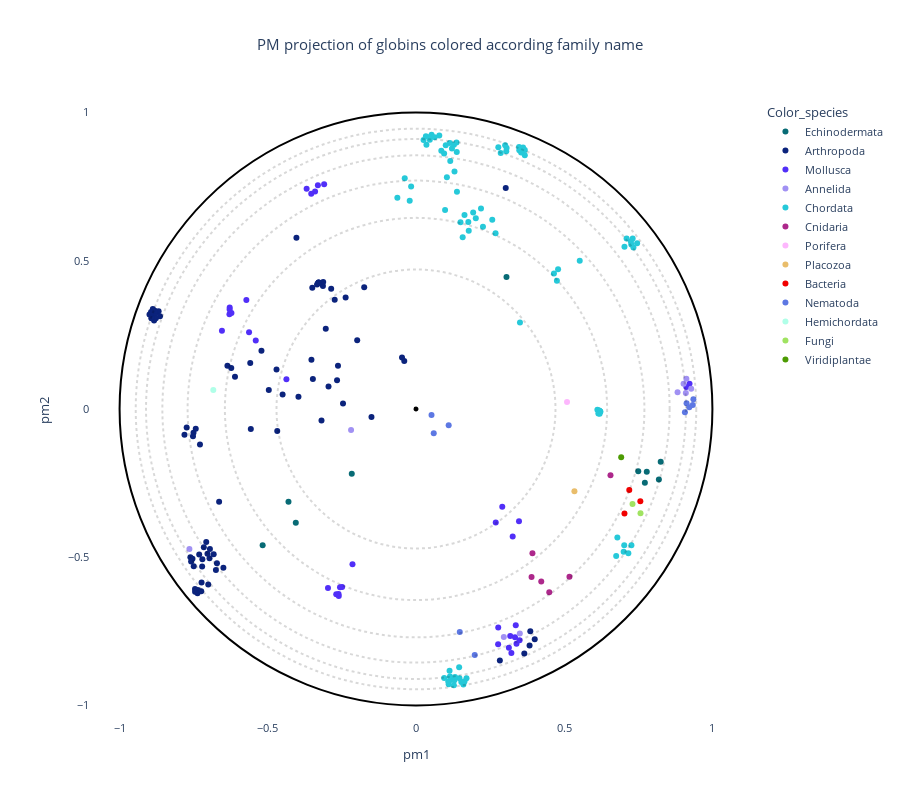

The notebook cell this image was saved under:
### Code cell
# OPTIONS =================================================
title = "PM projection of globins colored according family name"
#----------------------------------------------------------
# Select the coloring from annotation .csv file:
labels_name = "Color_species"
# Select classes to label among the "labels_name" column (comma separated list):
labels_text = ""
show_text = False
#----------------------------------------------------------
# Use a custom color palette:
color_palette = globin_palette
use_custom_palette = True
#==========================================================


#Check projection visualization parameters
#Labels name
if labels_name == "" and path_annotation == "dummy_annotation.csv":
    labels_name = "default"
elif labels_name == "":
    labels_name = None
elif labels_name not in annotation_names:
    raise NameError(f"labels_name {labels_name} is not in the availables annotations.\nAvailables annotations: {annotation_names}")

#Labels text
try:
    labels_text = [s.strip() for s in labels_text.split(",")]
except:
    print("Error: label_text field is not a valid list.")

#Convert labels_text to labels_name dtype
if labels_name and labels_name != "default":
    try:
        labels_text_dtype = df_annotation[labels_name].dtypes
        labels_text = list(np.array(labels_text).astype(labels_text_dtype))
    except:
        raise TypeError(f'"labels_text" is not compatible with {labels_name}" data format ({labels_text_dtype}).')

if not use_custom_palette:
    color_palette = None

#Plot graph
fig = plot_embedding_interactive(df_embedding, 
                                 labels_name = labels_name,
                                 show_text = show_text,
                                 labels_text = labels_text,
                                 color_palette = color_palette, 
                                 title = title, 
                                 fontsize = 11)
fig.show()

### Figure 1 — Plotly figure (JSON) as saved in the notebook; plotly's stock layout.template omitted (floating-point values rounded to 4 significant figures; data arrays with more than 128 entries replaced by an {"elided": "..."} marker saying what was removed)
{"data": [{"customdata": [[5, 3, 3, 2, "Globin C, coelomic", "Globin", "Caudina arenicola", "Caudina", 2.101, "Echinodermata"], [-1, 39, 20, 10, "Uncharacterized protein", "Uncharacterized", "Strongylocentrotus purpuratus", "Strongylocentrotus", 1.753, "Echinodermata"], [4, 2, 3, 2, "Hemoglobin", "Hemoglobin", "Hemipholis cordifera", "Hemipholis", 2.327, "Echinodermata"], [4, 2, 3, 2, "Hemoglobin", "Hemoglobin", "Ophiactis simplex", "Ophiactis", 2.22, "Echinodermata"], [4, 2, 3, 2, "Hemoglobin", "Hemoglobin", "Ophiactis simplex", "Ophiactis", 2.262, "Echinodermata"], [14, 10, 9, 3, "Uncharacterized protein", "Uncharacterized", "Strongylocentrotus purpuratus", "Strongylocentrotus", 2.654, "Echinodermata"], [14, 10, 9, 3, "Uncharacterized protein", "Uncharacterized", "Strongylocentrotus purpuratus", "Strongylocentrotus", 2.587, "Echinodermata"], [-1, 10, 9, 3, "Uncharacterized protein", "Uncharacterized", "Strongylocentrotus purpuratus", "Strongylocentrotus", 2.519, "Echinodermata"], [14, 10, 9, 3, "Uncharacterized protein", "Uncharacterized", "Strongylocentrotus purpuratus", "Strongylocentrotus", 2.276, "Echinodermata"], [14, 10, 9, 3, "Uncharacterized protein", "Uncharacterized", "Strongylocentrotus purpuratus", "Strongylocentrotus", 2.867, "Echinodermata"]], "hovertemplate": "<b>%{hovertext}</b><br><br>Color_species=%{customdata[9]}<br>pm1=%{x}<br>pm2=%{y}<br>tree1=%{customdata[0]}<br>tree2=%{customdata[1]}<br>tree3=%{customdata[2]}<br>tree4=%{customdata[3]}<br>full_name=%{customdata[4]}<br>short_name=%{customdata[5]}<br>full_species=%{customdata[6]}<br>short_species=%{customdata[7]}<br>evo_distance=%{customdata[8]}<extra></extra>", "hovertext": ["Echinodermata", "Echinodermata", "Echinodermata", "Echinodermata", "Echinodermata", "Echinodermata", "Echinodermata", "Echinodermata", "Echinodermata", "Echinodermata"], "legendgroup": "Echinodermata", "marker": {"color": "#086b75", "symbol": "circle"}, "mode": "markers", "name": "Echinodermata", "orientation": "v", "showlegend": true, "type": "scatter", "x": [-0.2167, 0.3053, -0.4302, -0.4056, -0.5174, 0.7499, 0.7722, 0.8195, 0.7785, 0.8255], "xaxis": "x", "y": [-0.2186, 0.4449, -0.3126, -0.3843, -0.4599, -0.2101, -0.2487, -0.2378, -0.2116, -0.1784], "yaxis": "y"}, {"customdata": {"elided": "84x10 mixed values"}, "hovertemplate": "<b>%{hovertext}</b><br><br>Color_species=%{customdata[9]}<br>pm1=%{x}<br>pm2=%{y}<br>tree1=%{customdata[0]}<br>tree2=%{customdata[1]}<br>tree3=%{customdata[2]}<br>tree4=%{customdata[3]}<br>full_name=%{customdata[4]}<br>short_name=%{customdata[5]}<br>full_species=%{customdata[6]}<br>short_species=%{customdata[7]}<br>evo_distance=%{customdata[8]}<extra></extra>", "hovertext": ["Arthropoda", "Arthropoda", "Arthropoda", "Arthropoda", "Arthropoda", "Arthropoda", "Arthropoda", "Arthropoda", "Arthropoda", "Arthropoda", "Arthropoda", "Arthropoda", "Arthropoda", "Arthropoda", "Arthropoda", "Arthropoda", "Arthropoda", "Arthropoda", "Arthropoda", "Arthropoda", "Arthropoda", "Arthropoda", "Arthropoda", "Arthropoda", "Arthropoda", "Arthropoda", "Arthropoda", "Arthropoda", "Arthropoda", "Arthropoda", "Arthropoda", "Arthropoda", "Arthropoda", "Arthropoda", "Arthropoda", "Arthropoda", "Arthropoda", "Arthropoda", "Arthropoda", "Arthropoda", "Arthropoda", "Arthropoda", "Arthropoda", "Arthropoda", "Arthropoda", "Arthropoda", "Arthropoda", "Arthropoda", "Arthropoda", "Arthropoda", "Arthropoda", "Arthropoda", "Arthropoda", "Arthropoda", "Arthropoda", "Arthropoda", "Arthropoda", "Arthropoda", "Arthropoda", "Arthropoda", "Arthropoda", "Arthropoda", "Arthropoda", "Arthropoda", "Arthropoda", "Arthropoda", "Arthropoda", "Arthropoda", "Arthropoda", "Arthropoda", "Arthropoda", "Arthropoda", "Arthropoda", "Arthropoda", "Arthropoda", "Arthropoda", "Arthropoda", "Arthropoda", "Arthropoda", "Arthropoda", "Arthropoda", "Arthropoda", "Arthropoda", "Arthropoda"], "legendgroup": "Arthropoda", "marker": {"color": "#0b237c", "symbol": "circle"}, "mode": "markers", "name": "Arthropoda", "orientation": "v", "showlegend": true, "type": "scatter", "x": [-0.2463, -0.4705, -0.6362, -0.5592, -0.6107, -0.3965, -0.3188, -0.2632, -0.3479, -0.4966, -0.03961, -0.314, -0.3287, -0.3131, -0.2743, -0.3288, -0.3337, -0.2861, -0.3284, -0.1984, -0.1502, -0.2374, -0.4034, -0.3044, -0.45, -0.6233, 0.4005, -0.8683, -0.8849, -0.8798, -0.8637, -0.8809, -0.8836, -0.8775, -0.893, -0.8991, -0.8938, -0.8879, 0.3832, -0.5573, -0.736, -0.7391, -0.7372, 0.3856, -0.6966, -0.6826, -0.7207, -0.7215, -0.3528, -0.6498, -0.6751, -0.6715, -0.7245, -0.3307, -0.2664, -0.7455, -0.7314, -0.7499, -0.754, -0.7612, -0.7587, -0.7035, -0.7235, -0.7009, 0.3028, -0.3499, -0.7077, -0.7158, -0.7737, -0.7811, -0.7431, -0.7506, -0.7524, -0.4681, -0.2951, -0.7288, -0.04717, 0.3654, -0.1747, -0.5214, -0.7453, 0.2829, -0.6952, -0.6642], "xaxis": "x", "y": [0.01823, 0.1333, 0.1454, 0.1551, 0.1089, 0.04161, -0.03921, 0.1459, 0.101, 0.06428, 0.1621, 0.4147, 0.4263, 0.4284, 0.3685, 0.4256, 0.42, 0.406, 0.4265, 0.2316, -0.02668, 0.3758, 0.5781, 0.271, 0.04888, 0.138, -0.777, 0.3299, 0.3174, 0.3223, 0.3131, 0.3317, 0.2982, 0.3063, 0.3059, 0.319, 0.327, 0.337, -0.7983, -0.06725, -0.6109, -0.6169, -0.622, -0.7501, -0.5038, -0.4897, -0.5074, -0.5317, 0.1659, -0.536, -0.5431, -0.5204, -0.6153, 0.4242, 0.09678, -0.6074, -0.4907, -0.5309, -0.5057, -0.5001, -0.5147, -0.4881, -0.5851, -0.5921, 0.7451, 0.4093, -0.4491, -0.4661, -0.06273, -0.08738, -0.06715, -0.0806, -0.09165, -0.07441, 0.0756, -0.1201, 0.1739, -0.8254, 0.4106, 0.1965, -0.6163, -0.8489, -0.4723, -0.3131], "yaxis": "y"}, {"customdata": {"elided": "36x10 mixed values"}, "hovertemplate": "<b>%{hovertext}</b><br><br>Color_species=%{customdata[9]}<br>pm1=%{x}<br>pm2=%{y}<br>tree1=%{customdata[0]}<br>tree2=%{customdata[1]}<br>tree3=%{customdata[2]}<br>tree4=%{customdata[3]}<br>full_name=%{customdata[4]}<br>short_name=%{customdata[5]}<br>full_species=%{customdata[6]}<br>short_species=%{customdata[7]}<br>evo_distance=%{customdata[8]}<extra></extra>", "hovertext": ["Mollusca", "Mollusca", "Mollusca", "Mollusca", "Mollusca", "Mollusca", "Mollusca", "Mollusca", "Mollusca", "Mollusca", "Mollusca", "Mollusca", "Mollusca", "Mollusca", "Mollusca", "Mollusca", "Mollusca", "Mollusca", "Mollusca", "Mollusca", "Mollusca", "Mollusca", "Mollusca", "Mollusca", "Mollusca", "Mollusca", "Mollusca", "Mollusca", "Mollusca", "Mollusca", "Mollusca", "Mollusca", "Mollusca", "Mollusca", "Mollusca", "Mollusca"], "legendgroup": "Mollusca", "marker": {"color": "#512ff8", "symbol": "circle"}, "mode": "markers", "name": "Mollusca", "orientation": "v", "showlegend": true, "type": "scatter", "x": [-0.5632, -0.5406, 0.3134, 0.3391, 0.3366, 0.277, 0.3179, -0.2691, -0.2143, -0.297, -0.2605, -0.2613, -0.4372, 0.334, 0.2774, -0.6285, -0.6294, -0.6226, -0.6288, 0.2691, 0.2911, 0.3262, -0.5723, -0.6547, 0.9228, 0.3494, 0.912, 0.3219, 0.3475, -0.2493, -0.2564, -0.3405, -0.369, -0.3099, -0.3534, -0.331], "xaxis": "x", "y": [0.2587, 0.2306, -0.8059, -0.7924, -0.7296, -0.7942, -0.7662, -0.6253, -0.5236, -0.6043, -0.6309, -0.6243, 0.1001, -0.7703, -0.7372, 0.3427, 0.3199, 0.3238, 0.3352, -0.3828, -0.33, -0.4302, 0.3674, 0.2639, 0.08477, -0.7804, 0.07397, -0.8233, -0.3792, -0.6003, -0.6015, 0.7341, 0.7428, 0.7579, 0.7258, 0.7551], "yaxis": "y"}, {"customdata": [[13, 17, 5, 7, "Uncharacterized protein", "Uncharacterized", "Capitella teleta", "Capitella", 2.144, "Annelida"], [-1, -1, 4, 7, "Uncharacterized protein", "Uncharacterized", "Capitella teleta", "Capitella", 2.502, "Annelida"], [13, 17, 5, 7, "Uncharacterized protein", "Uncharacterized", "Capitella teleta", "Capitella", 2.237, "Annelida"], [-1, 17, 5, 7, "Uncharacterized protein (Fragment)", "Uncharacterized", "Capitella teleta", "Capitella", 2.669, "Annelida"], [-1, 34, 18, 10, "Uncharacterized protein", "Uncharacterized", "Capitella teleta", "Capitella", 2.021, "Annelida"], [-1, 14, 10, 4, "Uncharacterized protein", "Uncharacterized", "Capitella teleta", "Capitella", 3.077, "Annelida"], [-1, -1, 3, 2, "Extracellular globin 1", "Extracellular", "Metaphire sieboldi", "Metaphire", 2.434, "Annelida"], [-1, 14, 10, 4, "Uncharacterized protein", "Uncharacterized", "Capitella teleta", "Capitella", 3.007, "Annelida"], [-1, 17, 5, 7, "Uncharacterized protein", "Uncharacterized", "Capitella teleta", "Capitella", 2.428, "Annelida"]], "hovertemplate": "<b>%{hovertext}</b><br><br>Color_species=%{customdata[9]}<br>pm1=%{x}<br>pm2=%{y}<br>tree1=%{customdata[0]}<br>tree2=%{customdata[1]}<br>tree3=%{customdata[2]}<br>tree4=%{customdata[3]}<br>full_name=%{customdata[4]}<br>short_name=%{customdata[5]}<br>full_species=%{customdata[6]}<br>short_species=%{customdata[7]}<br>evo_distance=%{customdata[8]}<extra></extra>", "hovertext": ["Annelida", "Annelida", "Annelida", "Annelida", "Annelida", "Annelida", "Annelida", "Annelida", "Annelida"], "legendgroup": "Annelida", "marker": {"color": "#a191f3", "symbol": "circle"}, "mode": "markers", "name": "Annelida", "orientation": "v", "showlegend": true, "type": "scatter", "x": [0.9103, 0.9284, 0.8825, 0.9122, -0.2191, 0.2962, -0.7645, 0.3503, 0.9027], "xaxis": "x", "y": [0.05401, 0.06817, 0.05633, 0.1016, -0.07131, -0.7692, -0.4726, -0.7576, 0.08514], "yaxis": "y"}, {"customdata": {"elided": "88x10 mixed values"}, "hovertemplate": "<b>%{hovertext}</b><br><br>Color_species=%{customdata[9]}<br>pm1=%{x}<br>pm2=%{y}<br>tree1=%{customdata[0]}<br>tree2=%{customdata[1]}<br>tree3=%{customdata[2]}<br>tree4=%{customdata[3]}<br>full_name=%{customdata[4]}<br>short_name=%{customdata[5]}<br>full_species=%{customdata[6]}<br>short_species=%{customdata[7]}<br>evo_distance=%{customdata[8]}<extra></extra>", "hovertext": ["Chordata", "Chordata", "Chordata", "Chordata", "Chordata", "Chordata", "Chordata", "Chordata", "Chordata", "Chordata", "Chordata", "Chordata", "Chordata", "Chordata", "Chordata", "Chordata", "Chordata", "Chordata", "Chordata", "Chordata", "Chordata", "Chordata", "Chordata", "Chordata", "Chordata", "Chordata", "Chordata", "Chordata", "Chordata", "Chordata", "Chordata", "Chordata", "Chordata", "Chordata", "Chordata", "Chordata", "Chordata", "Chordata", "Chordata", "Chordata", "Chordata", "Chordata", "Chordata", "Chordata", "Chordata", "Chordata", "Chordata", "Chordata", "Chordata", "Chordata", "Chordata", "Chordata", "Chordata", "Chordata", "Chordata", "Chordata", "Chordata", "Chordata", "Chordata", "Chordata", "Chordata", "Chordata", "Chordata", "Chordata", "Chordata", "Chordata", "Chordata", "Chordata", "Chordata", "Chordata", "Chordata", "Chordata", "Chordata", "Chordata", "Chordata", "Chordata", "Chordata", "Chordata", "Chordata", "Chordata", "Chordata", "Chordata", "Chordata", "Chordata", "Chordata", "Chordata", "Chordata", "Chordata"], "legendgroup": "Chordata", "marker": {"color": "#26c9d9", "symbol": "circle"}, "mode": "markers", "name": "Chordata", "orientation": "v", "showlegend": true, "type": "scatter", "x": [0.6793, 0.5524, 0.3508, 0.03517, 0.1003, 0.1375, 0.2259, 0.02545, 0.05254, 0.1765, 0.04652, 0.2573, 0.2684, 0.1212, 0.1367, 0.1779, 0.2193, 0.1141, 0.1636, 0.04672, 0.08539, 0.06286, 0.1156, 0.2017, 0.09489, 0.15, 0.1928, 0.0981, 0.1042, 0.07856, 0.13, 0.1382, 0.3485, 0.1467, 0.1598, 0.1102, 0.1528, 0.1175, 0.1636, 0.1703, 0.1296, 0.1317, 0.1278, 0.1088, 0.1456, 0.1145, 0.4753, 0.09509, 0.1132, 0.7336, 0.7263, 0.7249, 0.731, 0.7105, 0.7033, -0.01646, -0.03805, -0.02121, -0.06293, 0.3046, 0.2858, 0.2778, 0.3477, 0.367, 0.3671, 0.3546, 0.3613, 0.128, 0.4793, 0.4654, 0.3057, 0.6203, 0.6181, 0.7025, 0.6119, 0.6753, 0.7164, 0.6152, 0.7005, 0.6219, 0.6179, 0.6217, 0.6195, 0.3008, 0.1575, 0.03339, 0.7267, 0.746], "xaxis": "x", "y": [-0.4333, 0.5002, 0.2915, 0.8918, 0.8897, 0.867, 0.6149, 0.9077, 0.9251, 0.6304, 0.9081, 0.6385, 0.5924, 0.8783, 0.8992, 0.6016, 0.6759, 0.8972, 0.654, 0.9174, 0.8716, 0.9171, 0.8364, 0.6433, 0.8615, 0.63, 0.6628, 0.6717, 0.7814, 0.9228, 0.8013, 0.733, 0.8727, -0.9083, -0.9292, -0.929, -0.9212, -0.9145, -0.9198, -0.9083, -0.9156, -0.9042, -0.9321, -0.9193, -0.8715, -0.9023, 0.4327, -0.9074, -0.8829, 0.5451, 0.5549, 0.5649, 0.5749, 0.575, 0.547, 0.7502, 0.7787, 0.7026, 0.7122, 0.8693, 0.8635, 0.8834, 0.8837, 0.8736, 0.8561, 0.8652, 0.8824, 0.8912, 0.4716, 0.4573, 0.8805, -0.00737, -0.006285, -0.4596, -0.002751, -0.496, -0.4867, -0.0156, -0.4819, -0.009004, -0.00521, -0.008885, -0.01581, 0.8894, 0.5793, 0.9197, -0.4601, 0.5591], "yaxis": "y"}, {"customdata": [[-1, -1, 8, 4, "Predicted protein", "Predicted", "Nematostella vectensis", "Nematostella", 2.434, "Cnidaria"], [-1, 15, 7, 4, "Predicted protein", "Predicted", "Nematostella vectensis", "Nematostella", 3.063, "Cnidaria"], [20, 15, 7, 4, "Predicted protein", "Predicted", "Nematostella vectensis", "Nematostella", 2.696, "Cnidaria"], [-1, 15, 7, 4, "Predicted protein", "Predicted", "Nematostella vectensis", "Nematostella", 2.747, "Cnidaria"], [20, 15, 7, 4, "Predicted protein", "Predicted", "Nematostella vectensis", "Nematostella", 2.467, "Cnidaria"], [-1, -1, -1, 3, "Predicted protein", "Predicted", "Nematostella vectensis", "Nematostella", 3.137, "Cnidaria"]], "hovertemplate": "<b>%{hovertext}</b><br><br>Color_species=%{customdata[9]}<br>pm1=%{x}<br>pm2=%{y}<br>tree1=%{customdata[0]}<br>tree2=%{customdata[1]}<br>tree3=%{customdata[2]}<br>tree4=%{customdata[3]}<br>full_name=%{customdata[4]}<br>short_name=%{customdata[5]}<br>full_species=%{customdata[6]}<br>short_species=%{customdata[7]}<br>evo_distance=%{customdata[8]}<extra></extra>", "hovertext": ["Cnidaria", "Cnidaria", "Cnidaria", "Cnidaria", "Cnidaria", "Cnidaria"], "legendgroup": "Cnidaria", "marker": {"color": "#ad288b", "symbol": "circle"}, "mode": "markers", "name": "Cnidaria", "orientation": "v", "showlegend": true, "type": "scatter", "x": [0.5177, 0.4496, 0.3898, 0.4226, 0.3928, 0.6562], "xaxis": "x", "y": [-0.5663, -0.6183, -0.5672, -0.5819, -0.4868, -0.2233], "yaxis": "y"}, {"customdata": [[-1, -1, 9, 3, "Uncharacterized protein", "Uncharacterized", "Amphimedon queenslandica", "Amphimedon", 2.522, "Porifera"]], "hovertemplate": "<b>%{hovertext}</b><br><br>Color_species=%{customdata[9]}<br>pm1=%{x}<br>pm2=%{y}<br>tree1=%{customdata[0]}<br>tree2=%{customdata[1]}<br>tree3=%{customdata[2]}<br>tree4=%{customdata[3]}<br>full_name=%{customdata[4]}<br>short_name=%{customdata[5]}<br>full_species=%{customdata[6]}<br>short_species=%{customdata[7]}<br>evo_distance=%{customdata[8]}<extra></extra>", "hovertext": ["Porifera"], "legendgroup": "Porifera", "marker": {"color": "#fdb7fd", "symbol": "circle"}, "mode": "markers", "name": "Porifera", "orientation": "v", "showlegend": true, "type": "scatter", "x": [0.5095], "xaxis": "x", "y": [0.02386], "yaxis": "y"}, {"customdata": [[-1, -1, 20, 7, "Putative uncharacterized protein", "Putative", "Trichoplax adhaerens", "Trichoplax", 2.316, "Placozoa"]], "hovertemplate": "<b>%{hovertext}</b><br><br>Color_species=%{customdata[9]}<br>pm1=%{x}<br>pm2=%{y}<br>tree1=%{customdata[0]}<br>tree2=%{customdata[1]}<br>tree3=%{customdata[2]}<br>tree4=%{customdata[3]}<br>full_name=%{customdata[4]}<br>short_name=%{customdata[5]}<br>full_species=%{customdata[6]}<br>short_species=%{customdata[7]}<br>evo_distance=%{customdata[8]}<extra></extra>", "hovertext": ["Placozoa"], "legendgroup": "Placozoa", "marker": {"color": "#e9bd6b", "symbol": "circle"}, "mode": "markers", "name": "Placozoa", "orientation": "v", "showlegend": true, "type": "scatter", "x": [0.5345], "xaxis": "x", "y": [-0.2776], "yaxis": "y"}, {"customdata": [[-1, -1, 6, 3, "Globin", "Globin", "Gemmatirosa kalamazoonesis", "Gemmatirosa", 2.905, "Bacteria"], [-1, 9, 6, 3, "Globin", "Globin", "Gemmatirosa kalamazoonesis", "Gemmatirosa", 3.007, "Bacteria"], [-1, 9, 6, 3, "Hemin receptor", "Hemin", "Halothiobacillus sp.", "Halothiobacillus", 2.535, "Bacteria"]], "hovertemplate": "<b>%{hovertext}</b><br><br>Color_species=%{customdata[9]}<br>pm1=%{x}<br>pm2=%{y}<br>tree1=%{customdata[0]}<br>tree2=%{customdata[1]}<br>tree3=%{customdata[2]}<br>tree4=%{customdata[3]}<br>full_name=%{customdata[4]}<br>short_name=%{customdata[5]}<br>full_species=%{customdata[6]}<br>short_species=%{customdata[7]}<br>evo_distance=%{customdata[8]}<extra></extra>", "hovertext": ["Bacteria", "Bacteria", "Bacteria"], "legendgroup": "Bacteria", "marker": {"color": "#f10000", "symbol": "circle"}, "mode": "markers", "name": "Bacteria", "orientation": "v", "showlegend": true, "type": "scatter", "x": [0.7569, 0.7033, 0.7195], "xaxis": "x", "y": [-0.3113, -0.3524, -0.273], "yaxis": "y"}, {"customdata": [[46, 35, 19, 10, "Globin", "Globin", "Ancylostoma ceylanicum", "Ancylostoma", 2.23, "Nematoda"], [46, 35, 19, 10, "Uncharacterized protein", "Uncharacterized", "Angiostrongylus costaricensis", "Angiostrongylus", 2.134, "Nematoda"], [46, 35, 19, 10, "Globin", "Globin", "Necator americanus", "Necator", 2.352, "Nematoda"], [12, 6, 4, 7, "Protein CBR GLB 7", "Protein", "Caenorhabditis briggsae", "Caenorhabditis", 3.016, "Nematoda"], [12, 6, 4, 7, "Uncharacterized protein", "Uncharacterized", "Haemonchus placei", "Haemonchus", 3.29, "Nematoda"], [-1, 6, 4, 7, "Cre glb 30 protein", "Cre", "Ascaris suum", "Ascaris", 3.176, "Nematoda"], [-1, -1, 4, 7, "Globin like protein 26", "Globin", "Trichinella pseudospiralis", "Trichinella", 3.038, "Nematoda"], [-1, 6, 4, 7, "Uncharacterized protein", "Uncharacterized", "Ancylostoma ceylanicum", "Ancylostoma", 3.207, "Nematoda"], [-1, 25, 15, 8, "Metalloendopeptidase", "Metalloendopeptidase", "Globodera pallida", "Globodera", 2.866, "Nematoda"], [-1, 25, 15, 8, "Uncharacterized protein", "Uncharacterized", "Strongyloides stercoralis", "Strongyloides", 3.193, "Nematoda"]], "hovertemplate": "<b>%{hovertext}</b><br><br>Color_species=%{customdata[9]}<br>pm1=%{x}<br>pm2=%{y}<br>tree1=%{customdata[0]}<br>tree2=%{customdata[1]}<br>tree3=%{customdata[2]}<br>tree4=%{customdata[3]}<br>full_name=%{customdata[4]}<br>short_name=%{customdata[5]}<br>full_species=%{customdata[6]}<br>short_species=%{customdata[7]}<br>evo_distance=%{customdata[8]}<extra></extra>", "hovertext": ["Nematoda", "Nematoda", "Nematoda", "Nematoda", "Nematoda", "Nematoda", "Nematoda", "Nematoda", "Nematoda", "Nematoda"], "legendgroup": "Nematoda", "marker": {"color": "#5d78e3", "symbol": "circle"}, "mode": "markers", "name": "Nematoda", "orientation": "v", "showlegend": true, "type": "scatter", "x": [0.0524, 0.1102, 0.05986, 0.9128, 0.9072, 0.9337, 0.9358, 0.9221, 0.1477, 0.1981], "xaxis": "x", "y": [-0.01993, -0.05496, -0.08179, 0.01936, -0.01067, 0.01346, 0.03296, 0.005769, -0.7523, -0.8299], "yaxis": "y"}, {"customdata": [[-1, -1, 14, 6, "Neuroglobin like protein", "Neuroglobin", "Saccoglossus kowalevskii", "Saccoglossus", 2.36, "Hemichordata"]], "hovertemplate": "<b>%{hovertext}</b><br><br>Color_species=%{customdata[9]}<br>pm1=%{x}<br>pm2=%{y}<br>tree1=%{customdata[0]}<br>tree2=%{customdata[1]}<br>tree3=%{customdata[2]}<br>tree4=%{customdata[3]}<br>full_name=%{customdata[4]}<br>short_name=%{customdata[5]}<br>full_species=%{customdata[6]}<br>short_species=%{customdata[7]}<br>evo_distance=%{customdata[8]}<extra></extra>", "hovertext": ["Hemichordata"], "legendgroup": "Hemichordata", "marker": {"color": "#b0ffe8", "symbol": "circle"}, "mode": "markers", "name": "Hemichordata", "orientation": "v", "showlegend": true, "type": "scatter", "x": [-0.6839], "xaxis": "x", "y": [0.06398], "yaxis": "y"}, {"customdata": [[15, 8, 6, 3, "ARAD1D45562p", "ARAD1D45562p", "Blastobotrys adeninivorans", "Blastobotrys", 3.652, "Fungi"], [15, 8, 6, 3, "CYFA0S05e02454g1_1", "CYFA0S05e02454g1_1", "Cyberlindnera fabianii", "Cyberlindnera", 4.119, "Fungi"]], "hovertemplate": "<b>%{hovertext}</b><br><br>Color_species=%{customdata[9]}<br>pm1=%{x}<br>pm2=%{y}<br>tree1=%{customdata[0]}<br>tree2=%{customdata[1]}<br>tree3=%{customdata[2]}<br>tree4=%{customdata[3]}<br>full_name=%{customdata[4]}<br>short_name=%{customdata[5]}<br>full_species=%{customdata[6]}<br>short_species=%{customdata[7]}<br>evo_distance=%{customdata[8]}<extra></extra>", "hovertext": ["Fungi", "Fungi"], "legendgroup": "Fungi", "marker": {"color": "#a0e361", "symbol": "circle"}, "mode": "markers", "name": "Fungi", "orientation": "v", "showlegend": true, "type": "scatter", "x": [0.7574, 0.7305], "xaxis": "x", "y": [-0.3519, -0.3206], "yaxis": "y"}, {"customdata": [[-1, -1, 9, 3, "Uncharacterized protein", "Uncharacterized", "Micromonas commoda", "Micromonas", 2.71, "Viridiplantae"]], "hovertemplate": "<b>%{hovertext}</b><br><br>Color_species=%{customdata[9]}<br>pm1=%{x}<br>pm2=%{y}<br>tree1=%{customdata[0]}<br>tree2=%{customdata[1]}<br>tree3=%{customdata[2]}<br>tree4=%{customdata[3]}<br>full_name=%{customdata[4]}<br>short_name=%{customdata[5]}<br>full_species=%{customdata[6]}<br>short_species=%{customdata[7]}<br>evo_distance=%{customdata[8]}<extra></extra>", "hovertext": ["Viridiplantae"], "legendgroup": "Viridiplantae", "marker": {"color": "#4d9b03", "symbol": "circle"}, "mode": "markers", "name": "Viridiplantae", "orientation": "v", "showlegend": true, "type": "scatter", "x": [0.6923], "xaxis": "x", "y": [-0.1628], "yaxis": "y"}], "layout": {"font": {"size": 11}, "height": 800, "legend": {"title": {"text": "Color_species"}, "tracegroupgap": 0}, "plot_bgcolor": "rgba(0, 0, 0, 0)", "shapes": [{"line": {"color": "black", "dash": "dot"}, "opacity": 0.15, "type": "circle", "x0": -0.4706, "x1": 0.4706, "y0": -0.4706, "y1": 0.4706}, {"line": {"color": "black", "dash": "dot"}, "opacity": 0.15, "type": "circle", "x0": -0.6447, "x1": 0.6447, "y0": -0.6447, "y1": 0.6447}, {"line": {"color": "black", "dash": "dot"}, "opacity": 0.15, "type": "circle", "x0": -0.7705, "x1": 0.7705, "y0": -0.7705, "y1": 0.7705}, {"line": {"color": "black", "dash": "dot"}, "opacity": 0.15, "type": "circle", "x0": -0.8557, "x1": 0.8557, "y0": -0.8557, "y1": 0.8557}, {"line": {"color": "black", "dash": "dot"}, "opacity": 0.15, "type": "circle", "x0": -0.9108, "x1": 0.9108, "y0": -0.9108, "y1": 0.9108}, {"line": {"color": "black", "dash": "dot"}, "opacity": 0.15, "type": "circle", "x0": -0.9455, "x1": 0.9455, "y0": -0.9455, "y1": 0.9455}, {"line": {"color": "Black"}, "type": "circle", "x0": -1, "x1": 1, "xref": "x", "y0": -1, "y1": 1, "yref": "y"}, {"fillcolor": "Black", "line": {"color": "Black"}, "type": "circle", "x0": -0.005, "x1": 0.005, "xref": "x", "y0": -0.005, "y1": 0.005, "yref": "y"}], "title": {"text": "PM projection of globins colored according family name", "x": 0.5}, "xaxis": {"anchor": "y", "constrain": "domain", "domain": [0, 1], "range": [-1.1, 1.1], "title": {"text": "pm1"}}, "yaxis": {"anchor": "x", "domain": [0, 1], "scaleanchor": "x", "scaleratio": 1, "title": {"text": "pm2"}}, "yaxis2": {"layer": "below traces", "matches": "y", "overlaying": "y"}}}
